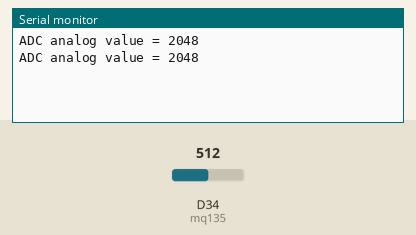
This sketch was run on a simulated Arduino Due. Parts: the last lines printed to the serial monitor. The test bench sets the inputs (shaded band); at power-on: D34 (mq135) = 512 (analog values on the 0–1023 scale).

Above: at 1.8 s.
1.9 s: D34 (mq135) set to 716
At 2.8 s:
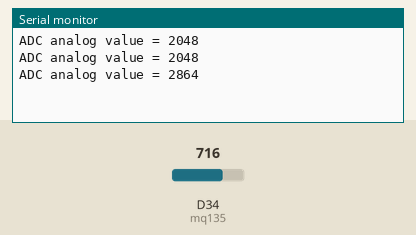
3.4 s: D34 (mq135) set to 900
At 4.8 s:
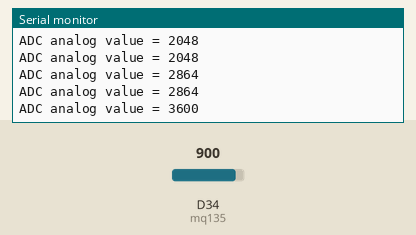
Timing chart, 0 to 6.4 s (numbered marks = the images above; inputs shaded):
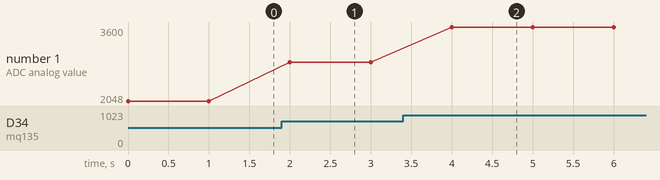

The sketch:

mq135.ino
```cpp
const int mq135 = 34;
void setup() {
  // initialize serial communication at 115200 bits per second:
  Serial.begin(115200);

  //set the resolution to 12 bits (0-4095)
  analogReadResolution(12);
  pinMode(mq135,INPUT);
}

void loop() {
  // read the analog / millivolts value for pin 2:
  int analogValue = analogRead(mq135);
  // print out the values you read:
  Serial.printf("ADC analog value = %d\n", analogValue);

  delay(1000);  // delay in between reads for clear read from serial
}
```

Measured:
- after the input at 1.9 s, the serial monitor: prints a new line after 0.10 s (image 1)
- after the input at 3.4 s, the serial monitor: prints a new line after 0.60 s (image 2)
- plotted number 1: 2048 → 2864 after the input at 1.9 s, 2864 → 3600 after the input at 3.4 s
